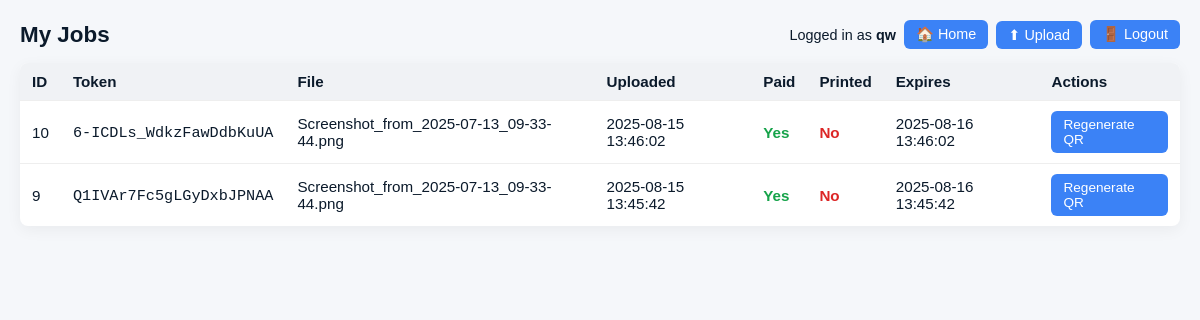
/myjobs (signed in), run on an earlier commit of the app's database.
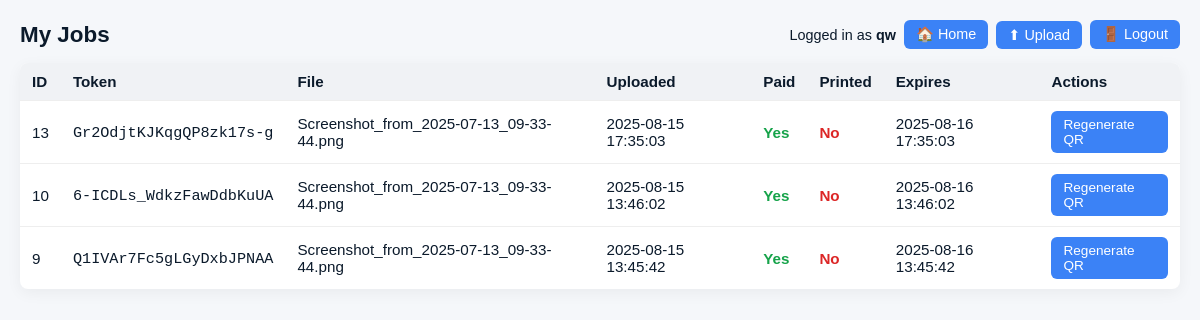
And on a later commit of the database.
### tables this page shows
CREATE TABLE jobs (
        id INTEGER PRIMARY KEY AUTOINCREMENT,
        token TEXT UNIQUE,
        filename TEXT,
        filepath TEXT,
        uploaded_at INTEGER,
        paid INTEGER DEFAULT 0,
        printed INTEGER DEFAULT 0,
        expires_at INTEGER
    , owner_username TEXT);

### app.py (the view)
@app.route('/myjobs')
@login_required(admin_only=False)
def myjobs():
    username = session.get('user')
    conn = get_db_connection()
    cur = conn.cursor()
    cur.execute(
        'SELECT id, token, filename, uploaded_at, paid, printed, expires_at FROM jobs WHERE owner_username=? ORDER BY uploaded_at DESC',
        (username,)
    )
    rows = cur.fetchall()
    conn.close()
    formatted = []
    for r in rows:
        formatted.append({
            'id': r[0],
            'token': r[1],
            'filename': r[2],
            'uploaded_at': datetime.fromtimestamp(r[3]).strftime("%Y-%m-%d %H:%M:%S"),
            'paid': bool(r[4]),
            'printed': bool(r[5]),
            'expires_at': datetime.fromtimestamp(r[6]).strftime("%Y-%m-%d %H:%M:%S"),
        })
    return render_template('myjobs.html', jobs=formatted)

### app.py (called while the page is built, shortened)
@app.context_processor
def inject_template_globals():
    max_mb = app.config.get('MAX_CONTENT_LENGTH', 0) // (1024 * 1024)
    return {
        "max_file_mb": max_mb,
        "registration_enabled": 'register' in app.view_functions
    }

def get_db_connection():
    conn = sqlite3.connect(DB_PATH)
    conn.row_factory = sqlite3.Row
    return conn

def login_required(admin_only=False):
    def decorator(f):
        @wraps(f)
        def wrapped(*args, **kwargs):
            username = session.get("user")
            if not username:
                if admin_only:
                    return redirect(url_for("admin_login", next=request.path))
                return redirect(url_for("user_login", next=request.path))
            return f(*args, **kwargs)
        return wrapped
    return decorator

### templates/myjobs.html (shortened to what this page needs)
<!doctype html>
<html>
<head>
</head>
<body>
  <div class="top">
    <h2>My Jobs</h2>
    <div class="top-actions">
      <span>Logged in as <strong>{{ session.user }}</strong></span>
      <a href="{{ url_for('index') }}" class="btn-link">🏠 Home</a>
      <a href="{{ url_for('index') }}" class="btn-link">⬆ Upload</a>
      <a href="{{ url_for('logout') }}" class="btn-link">🚪 Logout</a>
    </div>
  </div>
  <table>
    <thead>
      <tr>
        <th>ID</th>
        <th>Token</th>
        <th>File</th>
        <th>Uploaded</th>
        <th>Paid</th>
        <th>Printed</th>
        <th>Expires</th>
        <th>Actions</th>
      </tr>
    </thead>
    <tbody>
      {% for job in jobs %}
      <tr>
        <td>{{ job.id }}</td>
        <td><code>{{ job.token }}</code></td>
        <td>{{ job.filename }}</td>
        <td>{{ job.uploaded_at }}</td>
        <td>{% if job.paid %}<span class="ok">Yes</span>{% else %}<span class="no">No</span>{% endif %}</td>
        <td>{% if job.printed %}<span class="ok">Yes</span>{% else %}<span class="no">No</span>{% endif %}</td>
        <td>{{ job.expires_at }}</td>
        <td>
          {% if not job.printed %}
            <a href="{{ url_for('regenerate_qr', token=job.token) }}" class="btn-qr" target="_blank">Regenerate QR</a>
          {% else %}
            <span>-</span>
          {% endif %}
        </td>
      </tr>
      {% endfor %}
    </tbody>
  </table>
</body>
</html>

What changed in the data, as far as the page shows it:
added jobs: id "13", token "Gr2OdjtKJKqgQP8zk17s-g", filename "Screenshot_from_2025-07-13_09-33-44.png", uploaded_at "2025-08-15 17:35:03", paid "Yes", printed "No", expires_at "2025-08-16 17:35:03"
